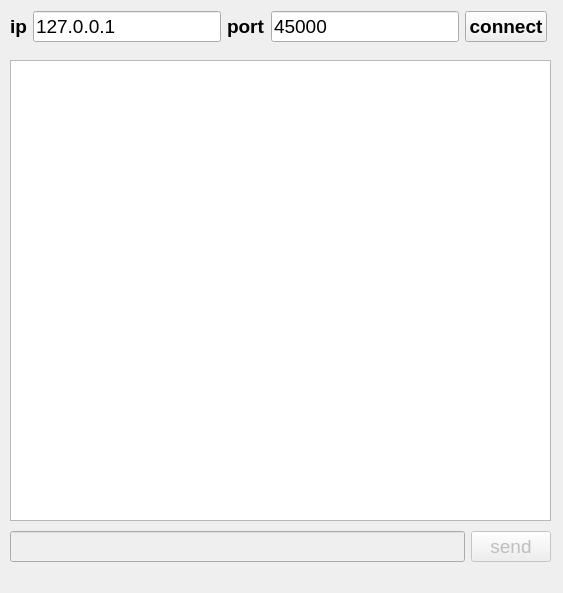
<?xml version="1.0" encoding="UTF-8"?>
<ui version="4.0">
 <class>ClientWindow</class>
 <widget class="QMainWindow" name="ClientWindow">
  <property name="geometry">
   <rect>
    <x>0</x>
    <y>0</y>
    <width>563</width>
    <height>593</height>
   </rect>
  </property>
  <property name="windowTitle">
   <string>MainWindow</string>
  </property>
  <widget class="QWidget" name="centralwidget">
   <widget class="QWidget" name="layoutWidget">
    <property name="geometry">
     <rect>
      <x>10</x>
      <y>10</y>
      <width>537</width>
      <height>33</height>
     </rect>
    </property>
    <layout class="QHBoxLayout" name="horizontalLayout_2">
     <item>
      <layout class="QHBoxLayout" name="horizontalLayout">
       <item>
        <widget class="QLabel" name="label_ip">
         <property name="font">
          <font>
           <pointsize>14</pointsize>
           <weight>75</weight>
           <bold>true</bold>
          </font>
         </property>
         <property name="text">
          <string>ip</string>
         </property>
        </widget>
       </item>
       <item>
        <widget class="QLineEdit" name="lineEdit_ip">
         <property name="font">
          <font>
           <pointsize>14</pointsize>
          </font>
         </property>
         <property name="text">
          <string>127.0.0.1</string>
         </property>
        </widget>
       </item>
       <item>
        <widget class="QLabel" name="label_port">
         <property name="font">
          <font>
           <pointsize>14</pointsize>
           <weight>75</weight>
           <bold>true</bold>
          </font>
         </property>
         <property name="text">
          <string>port</string>
         </property>
        </widget>
       </item>
       <item>
        <widget class="QLineEdit" name="lineEdit_port">
         <property name="font">
          <font>
           <pointsize>14</pointsize>
          </font>
         </property>
         <property name="text">
          <string>45000</string>
         </property>
        </widget>
       </item>
      </layout>
     </item>
     <item>
      <widget class="QPushButton" name="pb_connect">
       <property name="font">
        <font>
         <pointsize>14</pointsize>
         <weight>75</weight>
         <bold>true</bold>
        </font>
       </property>
       <property name="text">
        <string>connect</string>
       </property>
      </widget>
     </item>
    </layout>
   </widget>
   <widget class="QListView" name="messagesView">
    <property name="geometry">
     <rect>
      <x>10</x>
      <y>60</y>
      <width>541</width>
      <height>461</height>
     </rect>
    </property>
   </widget>
   <widget class="QWidget" name="">
    <property name="geometry">
     <rect>
      <x>10</x>
      <y>530</y>
      <width>541</width>
      <height>33</height>
     </rect>
    </property>
    <layout class="QHBoxLayout" name="horizontalLayout_3">
     <item>
      <widget class="QLineEdit" name="le_message">
       <property name="enabled">
        <bool>false</bool>
       </property>
       <property name="font">
        <font>
         <pointsize>14</pointsize>
         <weight>50</weight>
         <bold>false</bold>
        </font>
       </property>
      </widget>
     </item>
     <item>
      <widget class="QPushButton" name="pb_send">
       <property name="enabled">
        <bool>false</bool>
       </property>
       <property name="font">
        <font>
         <pointsize>14</pointsize>
         <weight>50</weight>
         <bold>false</bold>
        </font>
       </property>
       <property name="text">
        <string>send</string>
       </property>
      </widget>
     </item>
    </layout>
   </widget>
  </widget>
  <widget class="QMenuBar" name="menubar">
   <property name="geometry">
    <rect>
     <x>0</x>
     <y>0</y>
     <width>563</width>
     <height>21</height>
    </rect>
   </property>
  </widget>
 </widget>
 <resources/>
 <connections/>
</ui>
